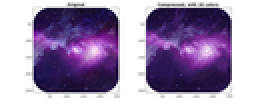
%> input picture results/nebula.png, 128 x 52 px, shrunk from 986 x 404 before the run (shown 2 times larger)
$ octave main.m   (GNU Octave 9; MATLAB toolbox functions it lacks are replaced by stand-ins)
%> lines starting %> are read from the running program, lines starting %| are printed output that depends on the picture
### scripts/kMeansInitCentroids.m
function centroids = kMeansInitCentroids(X, K)
%KMEANSINITCENTROIDS This function initializes K centroids that are to be
%used in K-Means on the dataset X
%   centroids = KMEANSINITCENTROIDS(X, K) returns K initial centroids to be
%   used with the K-Means on the dataset X
%

% You should return this values correctly
centroids = zeros(K, size(X, 2));

% ====================== YOUR CODE HERE ======================
% Instructions: You should set centroids to randomly chosen examples from
%               the dataset X
%

randIndx = randperm(size(X,1));
centroids = X(randIndx(1:K),:);


% =============================================================

end

### scripts/runkMeans.m
function [centroids, idx] = runkMeans(X, initial_centroids, ...
                                      max_iters, plot_progress)
%RUNKMEANS runs the K-Means algorithm on data matrix X, where each row of X
%is a single example
%   [centroids, idx] = RUNKMEANS(X, initial_centroids, max_iters, ...
%   plot_progress) runs the K-Means algorithm on data matrix X, where each
%   row of X is a single example. It uses initial_centroids used as the
%   initial centroids. max_iters specifies the total number of interactions
%   of K-Means to execute. plot_progress is a true/false flag that
%   indicates if the function should also plot its progress as the
%   learning happens. This is set to false by default. runkMeans returns
%   centroids, a Kxn matrix of the computed centroids and idx, a m x 1
%   vector of centroid assignments (i.e. each entry in range [1..K])
%

% Set default value for plot progress
if ~exist('plot_progress', 'var') || isempty(plot_progress)
    plot_progress = false;
end

% Plot the data if we are plotting progress
if plot_progress
    figure;
    hold on;
end

% Initialize values
[m n] = size(X);
K = size(initial_centroids, 1);
centroids = initial_centroids;
previous_centroids = centroids;
idx = zeros(m, 1);

% Run K-Means
for i=1:max_iters

    % Output progress
    fprintf('K-Means iteration %d/%d...\n', i, max_iters);
    if exist('OCTAVE_VERSION')
        fflush(stdout);
    end

    % For each example in X, assign it to the closest centroid
    idx = findClosestCentroids(X, centroids);

    % Optionally, plot progress here
    if plot_progress
        plotProgresskMeans(X, centroids, previous_centroids, idx, K, i);
        previous_centroids = centroids;
        fprintf('Press enter to continue.\n');
        pause;
    end

    % Given the memberships, compute new centroids
    centroids = computeCentroids(X, idx, K);
end

% Hold off if we are plotting progress
if plot_progress
    hold off;
end

end

### scripts/findClosestCentroids.m
function idx = findClosestCentroids(X, centroids)

%FINDCLOSESTCENTROIDS computes the centroid memberships for every example
%   idx = FINDCLOSESTCENTROIDS (X, centroids) returns the closest centroids
%   in idx for a dataset X where each row is a single example. idx = m x 1
%   vector of centroid assignments (i.e. each entry in range [1..K])
%

% Set K
K = size(centroids, 1);

% You need to return the following variables correctly.
idx = zeros(size(X,1), 1);

% ====================== YOUR CODE HERE ======================
% Instructions: Go over every example, find its closest centroid, and store
%               the index inside idx at the appropriate location.
%               Concretely, idx(i) should contain the index of the centroid
%               closest to example i. Hence, it should be a value in the
%               range 1..K
%
% Note: You can use a for-loop over the examples to compute this.
%

% examples in the training set
m = size(X,1);

for i = 1:m,
	% For each example
	Xi = X(i,:);

	% Orthogonal distance from each centroid
	dist = (Xi - centroids) .^ 2;
	dist = sum(dist,2);

	% Closest centroid
	[MinDist, centroidIdx] = min(dist');

	% Storing closest centroid
	idx(i) = centroidIdx;
end


% =============================================================

end

### scripts/computeCentroids.m
function centroids = computeCentroids(X, idx, K)

%COMPUTECENTROIDS returns the new centroids by computing the means of the
%data points assigned to each centroid.
%   centroids = COMPUTECENTROIDS(X, idx, K) returns the new centroids by
%   computing the means of the data points assigned to each centroid. It is
%   given a dataset X where each row is a single data point, a vector
%   idx of centroid assignments (i.e. each entry in range [1..K]) for each
%   example, and K, the number of centroids. You should return a matrix
%   centroids, where each row of centroids is the mean of the data points
%   assigned to it.
%

% Useful variables
[m n] = size(X);

% You need to return the following variables correctly.
centroids = zeros(K, n);


% ====================== YOUR CODE HERE ======================
% Instructions: Go over every centroid and compute mean of all points that
%               belong to it. Concretely, the row vector centroids(i, :)
%               should contain the mean of the data points assigned to
%               centroid i.
%
% Note: You can use a for-loop over the centroids to compute this.
%

% LOOP implementation for testing
for k = 1:K,
    indexes = idx == k;
    centroids(k, :) = mean(X(indexes, :));
end


% =============================================================


end

### scripts/main.m
%% Initialization
clear ; close all; clc

%% ============= K-Means Clustering on Pixels ===============

fprintf('\nRunning K-Means clustering on pixels from an image.\n\n');

%  Load an image of a bird
A = double(imread('../data/nebula.png'));

% If imread does not work for you, you can try instead
%   load ('bird_small.mat');

A = A / 255; % Divide by 255 so that all values are in the range 0 - 1

% Size of the image
img_size = size(A);
%> img_size = [52 128 3]

% Reshape the image into an Nx3 matrix where N = number of pixels.
% Each row will contain the Red, Green and Blue pixel values
% This gives us our dataset matrix X that we will use K-Means on.
X = reshape(A, img_size(1) * img_size(2), 3);

% Run your K-Means algorithm on this data
% You should try different values of K and max_iters here
K = 16;
max_iters = 100;

% When using K-Means, it is important the initialize the centroids
% randomly.
% You should complete the code in kMeansInitCentroids.m before proceeding
initial_centroids = kMeansInitCentroids(X, K);
%> in kMeansInitCentroids, `centroids = X(randIndx(1:K),:);`: centroids = 16 rows, first 12: [0.11 0.0588 0.216; 0.749 0.749 0.749; 0.137 0.0902 0.278; 0.192 0.145 0.38; 1 1 1; 0.729 0.718 0.761; 0.455 0.157 0.557; 1 1 1; 0.996 0.996 0.996; 0.114 0.051 0.247; 1 1 1; 1 1 1]
%> initial_centroids has the same summary as centroids in kMeansInitCentroids

% Run K-Means
[centroids, idx] = runkMeans(X, initial_centroids, max_iters);
%> in runkMeans, `previous_centroids = centroids;`: previous_centroids has the same summary as centroids in kMeansInitCentroids
%> centroids = 16 rows, first 12: [0.0873 0.0356 0.197; 0.733 0.693 0.758; 0.326 0.138 0.46; 0.502 0.434 0.613; 0.998 0.998 0.998; 0.718 0.48 0.819; 0.604 0.312 0.713; NaN NaN NaN; 0.881 0.859 0.883; 0.163 0.0876 0.309; NaN NaN NaN; NaN NaN NaN]; idx = 6656 values, max 16 at index 901, min 1 at index 895, mean 7.55

fprintf('Program paused. Press enter to continue.\n');
pause;


%% ================= Image Compression ======================

fprintf('\nApplying K-Means to compress an image.\n\n');

% Find closest cluster members
idx = findClosestCentroids(X, centroids);
%> idx = 6656 values, max 16 at index 901, min 1 at index 895, mean 7.53

% Essentially, now we have represented the image X as in terms of the
% indices in idx.

% We can now recover the image from the indices (idx) by mapping each pixel
% (specified by its index in idx) to the centroid value
X_recovered = centroids(idx,:);

% Reshape the recovered image into proper dimensions
X_recovered = reshape(X_recovered, img_size(1), img_size(2), 3);
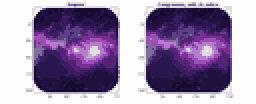
%> X_recovered: size 52x128x3 double (shown 2 times larger); mean R, G, B 0.611, 0.544, 0.678; mean of the top-left, top-right, bottom-left and bottom-right quarters 0.613, 0.607, 0.612, 0.612

% Display the original image
subplot(1, 2, 1);
imagesc(A);
title('Original');

% Display compressed image side by side
subplot(1, 2, 2);
imagesc(X_recovered)
title(sprintf('Compressed, with %d colors.', K));


fprintf('Program paused. Press enter to continue.\n');
pause;
